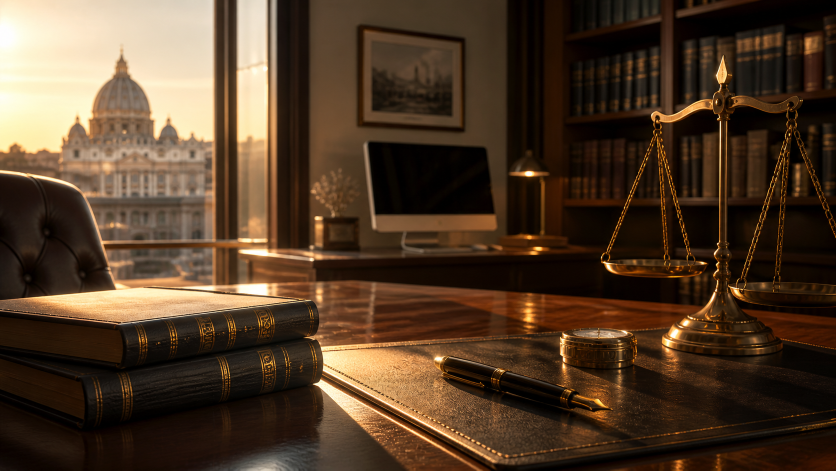
#> input picture assets/hero-studio.png, 1672 x 941 px (shown at 1/2 size); its folder holds 8 pictures in this run
$ python optimize-images.py
#> lines starting #> are read from the running program, lines starting #| are printed output that depends on the picture
from pathlib import Path
from PIL import Image

ROOT = Path(__file__).resolve().parents[1]
ASSETS = ROOT / "assets"


def export(source, stem, widths, quality=82, background=None):
#> called with source = 'hero-studio.png', stem = 'hero-studio', quality = 80
    source_image = Image.open(ASSETS / source)
#> source_image is the input picture: PIL image 1672x941 RGB; mean R, G, B 80.4, 59.3, 40.2
    if background and source_image.mode in ("RGBA", "LA"):
        image = Image.new("RGBA", source_image.size, (*background, 255))
        image.alpha_composite(source_image.convert("RGBA"))
        image = image.convert("RGB")
    else:
        image = source_image.convert("RGB")
    for width in widths:
        ratio = width / image.width
        height = round(image.height * ratio)
        resized = image.resize((width, height), Image.Resampling.LANCZOS)
        resized.save(ASSETS / f"{stem}-{width}.webp", "WEBP", quality=quality, method=6)
        resized.save(ASSETS / f"{stem}-{width}.avif", "AVIF", quality=quality, speed=6)
#> this loop made 1 pass
#> pass 1, in export, `resized = image.resize((width, height), Image.Resampling.LANCZOS)`:
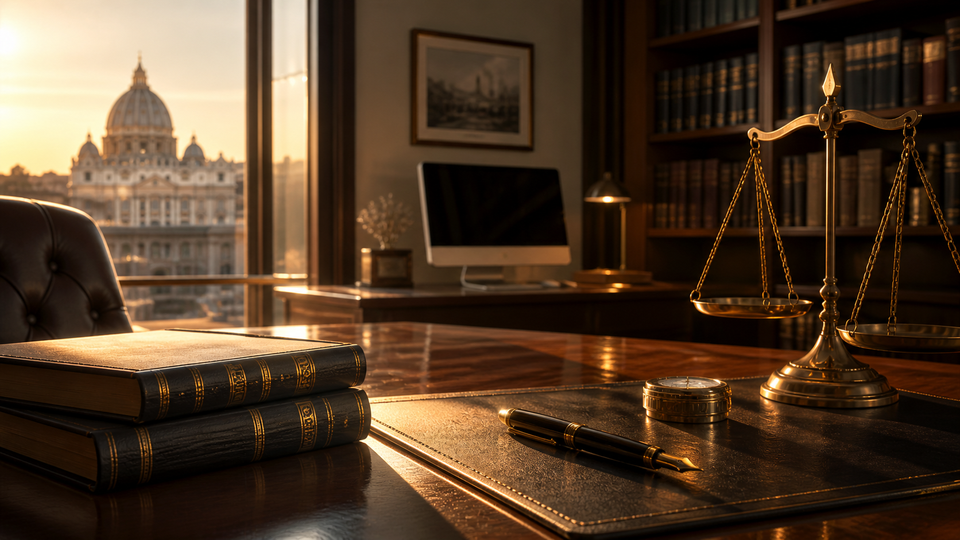
#> resized: PIL image 960x540 RGB; mean R, G, B 80.4, 59.3, 40.2


#> (the run stopped early here; a loop or call above may not have finished)
